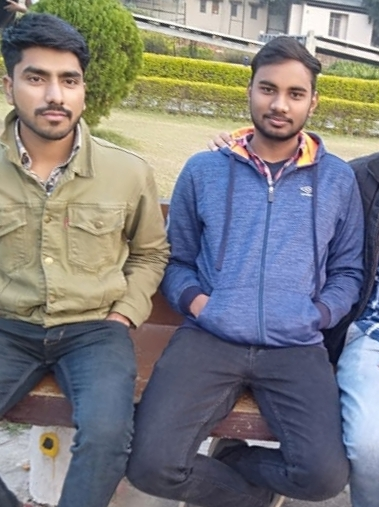
#> input picture Resources/test_01.jpg, 379 x 507 px, found by its file name
$ python 04_Playing_with_Channels.py
#> lines starting #> are read from the running program, lines starting #| are printed output that depends on the picture
import cv2
import numpy as np

img = cv2.imread(r'C:\Users\CHAND\PycharmProjects\OpenCV_Murtazas_Workshop\Resources\test_01.jpg')
#> img is the input picture: shape (507, 379, 3); mean B, G, R 126.8, 124.1, 124.3
print(img.shape)
#| (507, 379, 3)
print(type(img.shape))
#| <class 'tuple'>


cv2.imshow('Original Image',img)

# Visualizing each channel in Grayscale (single channel)
cv2.imshow('Grayscale Blue',img[:,:,0])
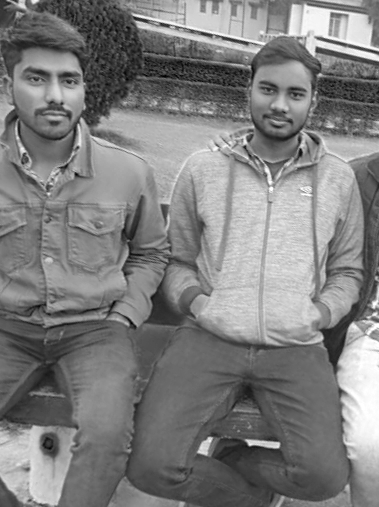
#> window 'Grayscale Blue': shape (507, 379); min 0, max 255, mean 126.8
cv2.imshow('Grayscale Green',img[:,:,1])
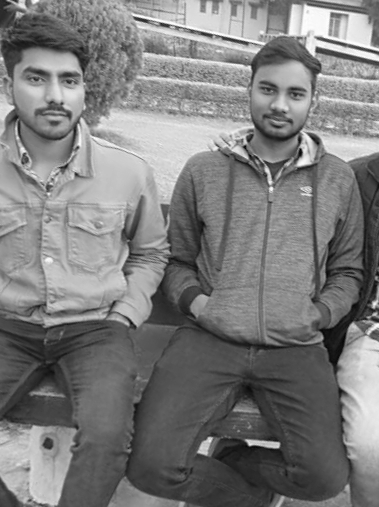
#> window 'Grayscale Green': shape (507, 379); min 4, max 255, mean 124.1
cv2.imshow('Grayscale Red',img[:,:,2])
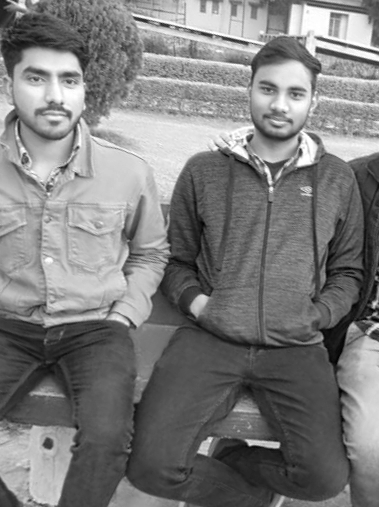
#> window 'Grayscale Red': shape (507, 379); min 0, max 255, mean 124.3


# Visualizing each channel in Color
(B,G,R) = cv2.split(img)

# NOTE: If we want to view effect of any one channel on the image,
#       we need to set the value of pixels of other two channels as zero
zeros = np.zeros(img.shape[:2],dtype="uint8")
print(zeros.shape)
#| (507, 379)

cv2.imshow("Red", cv2.merge([zeros, zeros, R]))     # Method 1
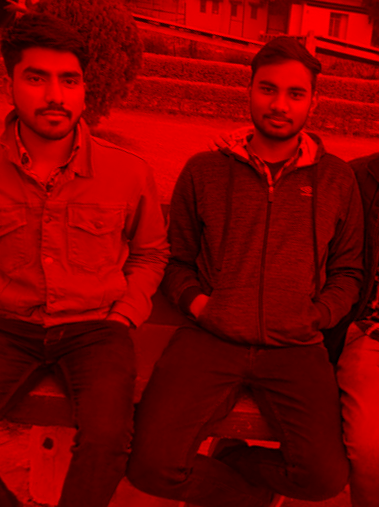
#> window 'Red': shape (507, 379, 3); mean B, G, R 0, 0, 124.3
cv2.imshow("Green", cv2.merge([zeros, G, zeros]))
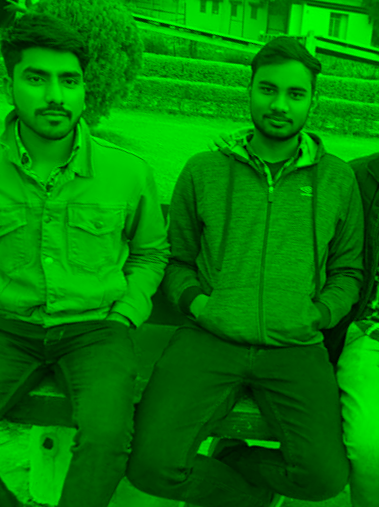
#> window 'Green': shape (507, 379, 3); mean B, G, R 0, 124.1, 0
cv2.imshow("Blue", cv2.merge([B, zeros, zeros]))
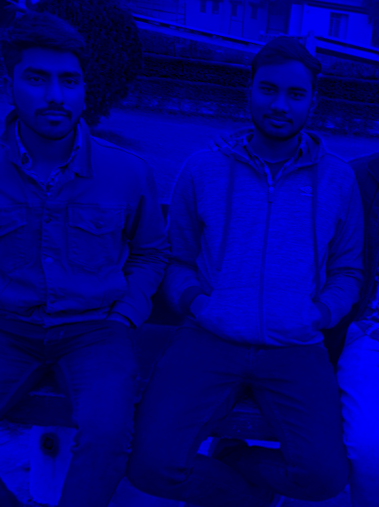
#> window 'Blue': shape (507, 379, 3); mean B, G, R 126.8, 0, 0


"""
NOTE:
In above two visualization method, in 1st method we are showing only one channel and that is why it is grayscale (here
intensity varies based on the channel specified) whereas in 2nd method, we are visualizing a combined 3 channels where
we keep the value of the one channel as it is and set the values of other two channels as zero.
"""


cv2.waitKey(0)

$ run again, with Resources/test_02.jpg copied over Resources/test_01.jpg
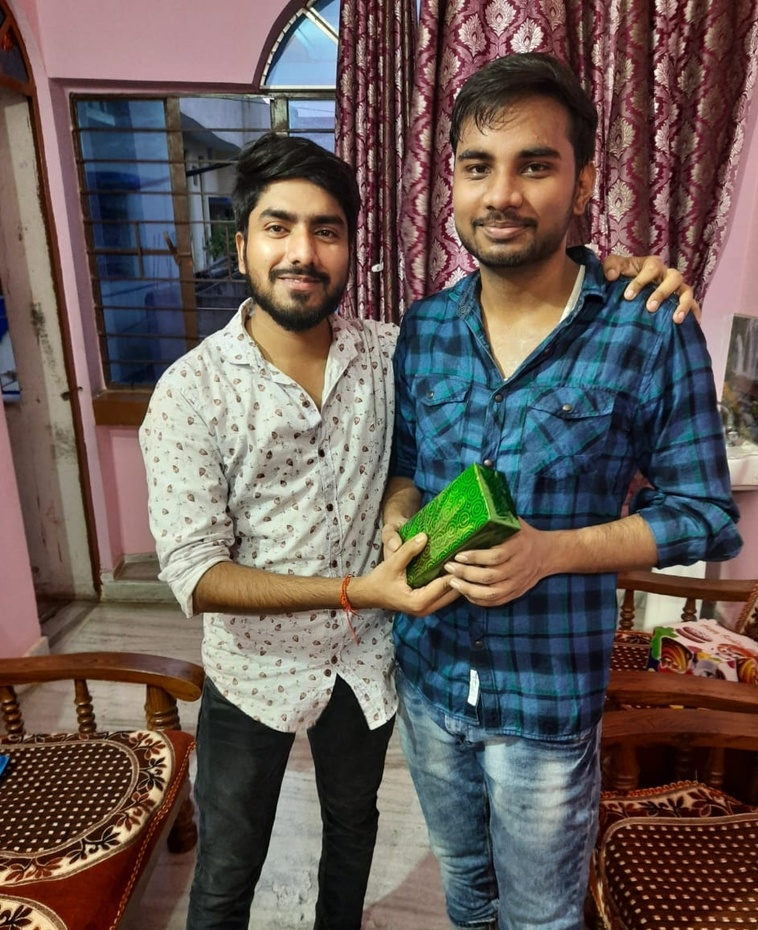
#> input picture Resources/test_02.jpg, 758 x 930 px, shrunk from 943 x 1157 before the run, found by its file name
#> img is the input picture: shape (930, 758, 3); mean B, G, R 86.6, 91.3, 103.3
#| (930, 758, 3)
#| <class 'tuple'>
#| (930, 758)
#> `cv2.imshow("Green", cv2.merge([zeros, G, zeros]))`:
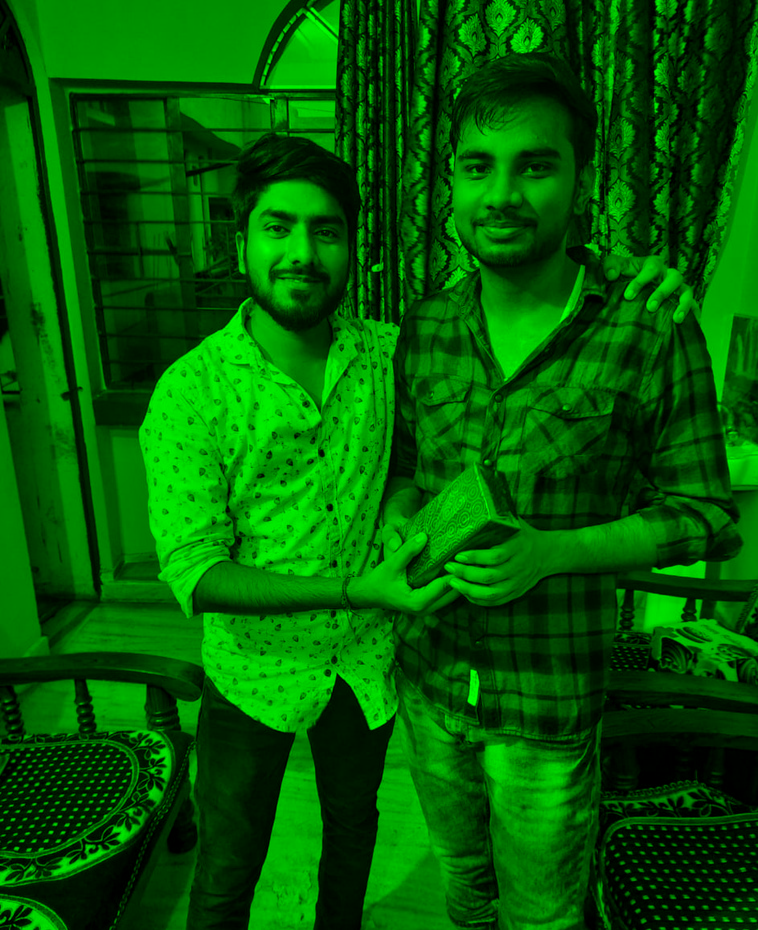
#> window 'Green': shape (930, 758, 3); mean B, G, R 0, 91.3, 0
#> `cv2.imshow("Blue", cv2.merge([B, zeros, zeros]))`:
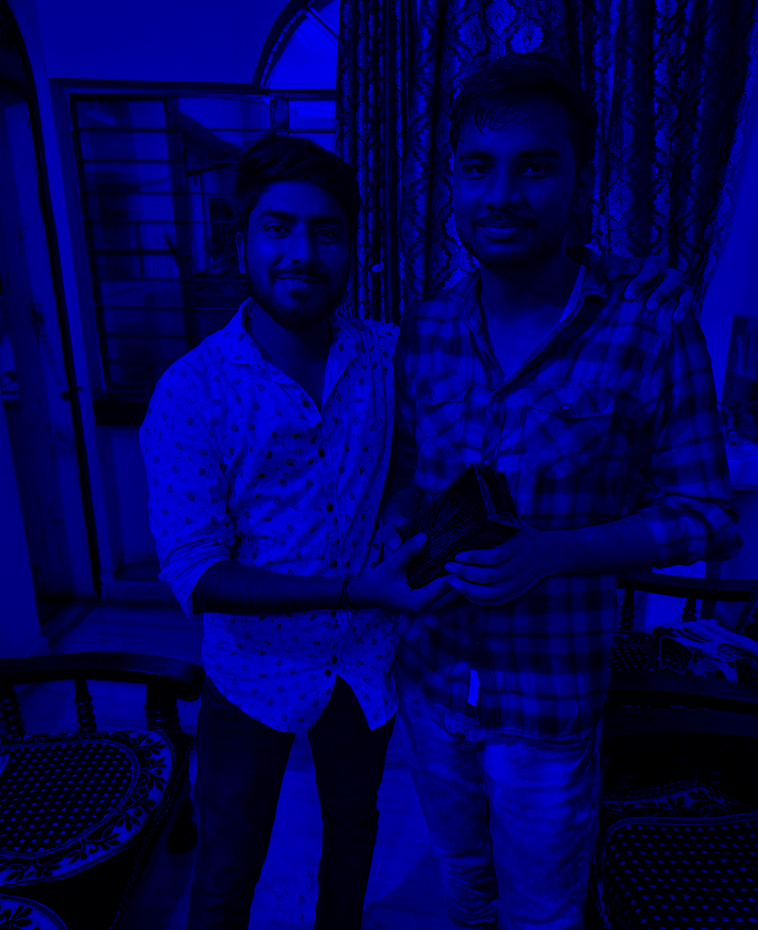
#> window 'Blue': shape (930, 758, 3); mean B, G, R 86.6, 0, 0

$ run again, with Resources/test_03.jpg copied over Resources/test_01.jpg
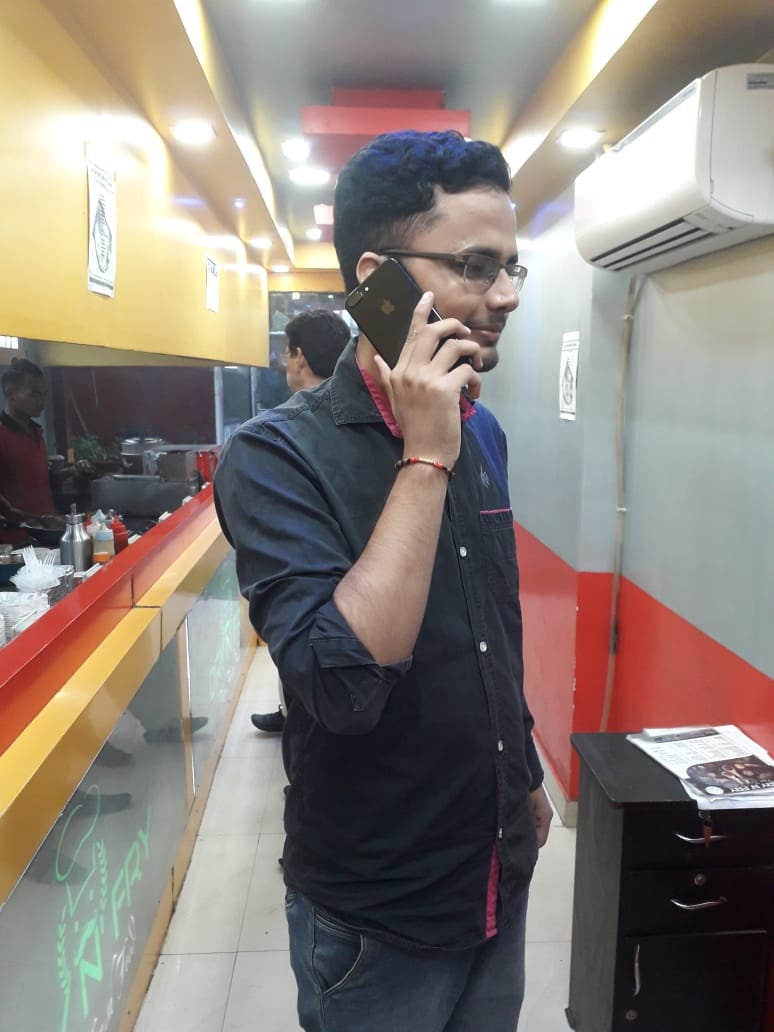
#> input picture Resources/test_03.jpg, 774 x 1032 px, found by its file name
#> img is the input picture: shape (1032, 774, 3); mean B, G, R 121.3, 128.2, 137.5
#| (1032, 774, 3)
#| <class 'tuple'>
#| (1032, 774)
#> `cv2.imshow("Green", cv2.merge([zeros, G, zeros]))`:
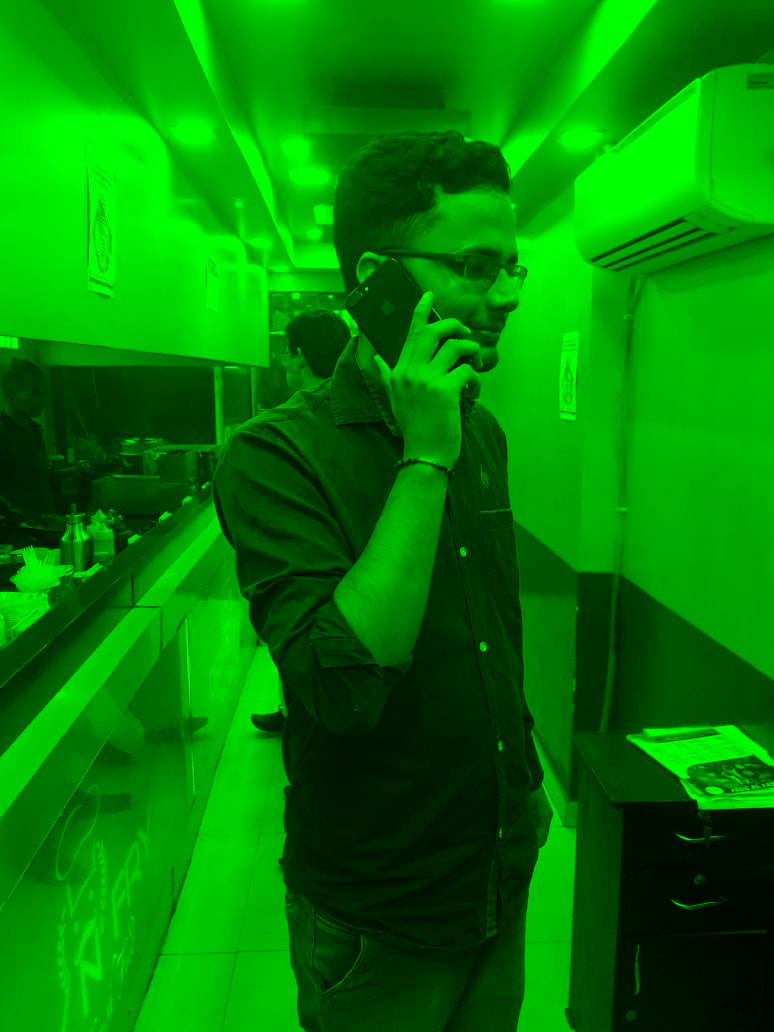
#> window 'Green': shape (1032, 774, 3); mean B, G, R 0, 128.2, 0
#> `cv2.imshow("Blue", cv2.merge([B, zeros, zeros]))`:
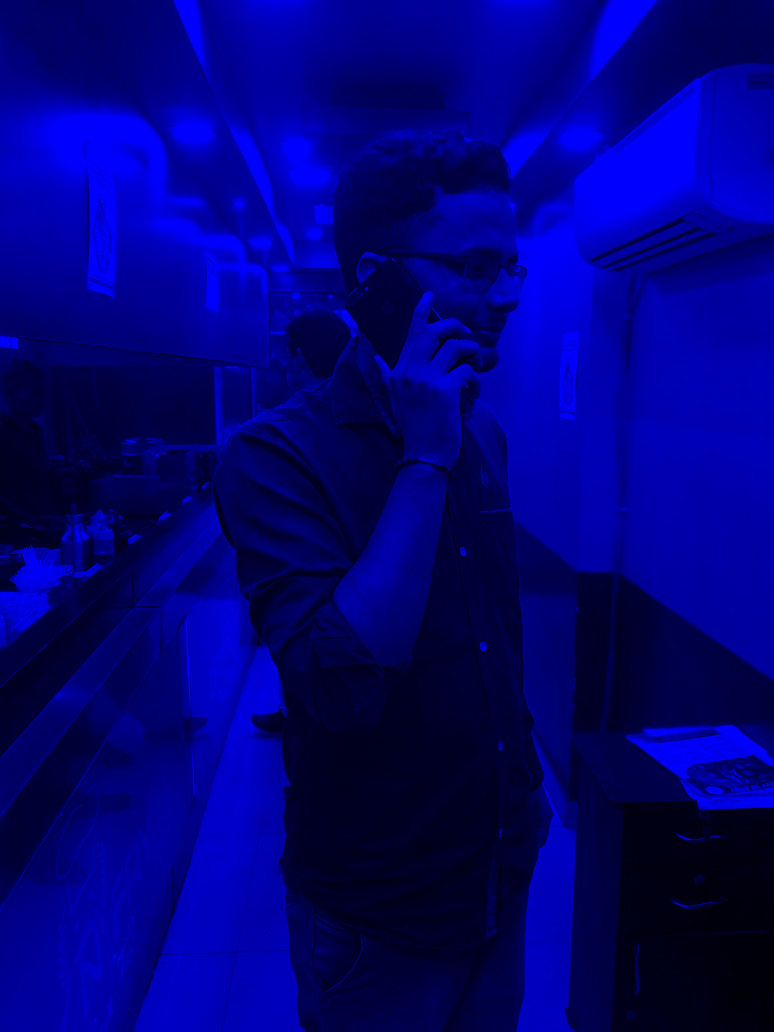
#> window 'Blue': shape (1032, 774, 3); mean B, G, R 121.3, 0, 0

$ run again, with Resources/test_04.jpg copied over Resources/test_01.jpg
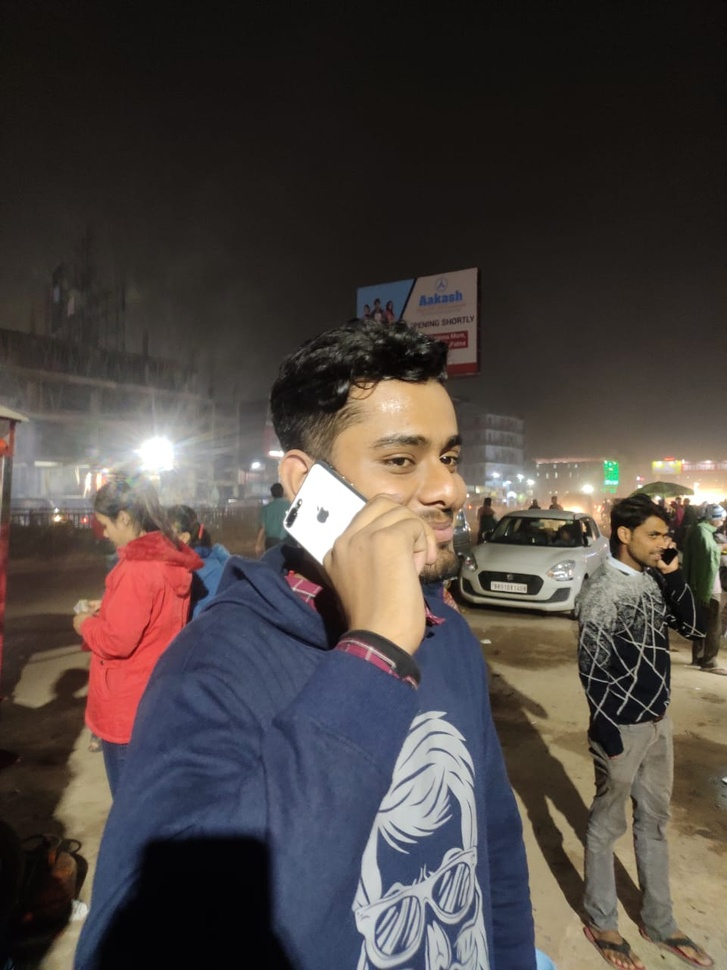
#> input picture Resources/test_04.jpg, 727 x 970 px, shrunk from 960 x 1280 before the run, found by its file name
#> img is the input picture: shape (970, 727, 3); mean B, G, R 65.9, 69, 76.5
#| (970, 727, 3)
#| <class 'tuple'>
#| (970, 727)
#> `cv2.imshow("Green", cv2.merge([zeros, G, zeros]))`:
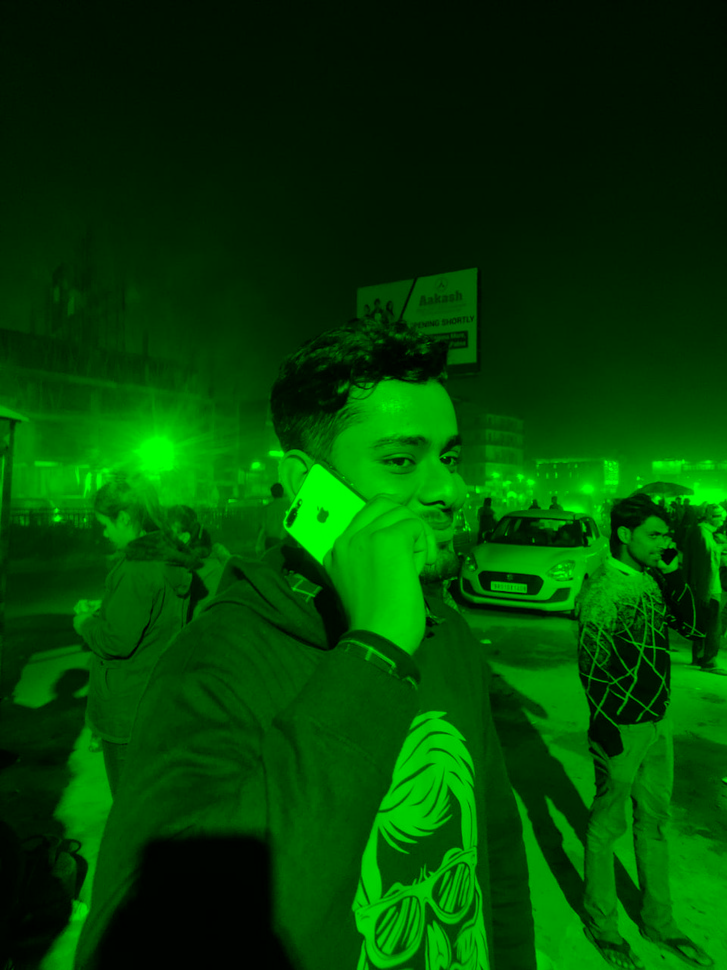
#> window 'Green': shape (970, 727, 3); mean B, G, R 0, 69, 0
#> `cv2.imshow("Blue", cv2.merge([B, zeros, zeros]))`:
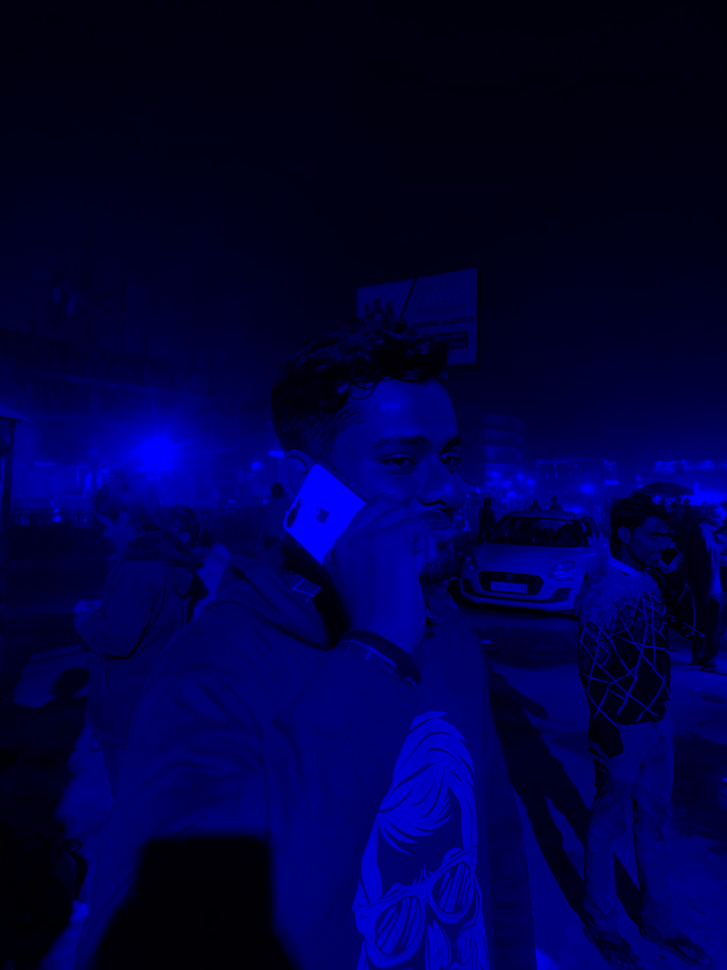
#> window 'Blue': shape (970, 727, 3); mean B, G, R 65.9, 0, 0
